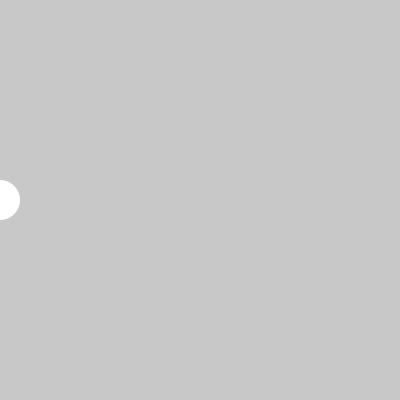
Frame 1 (no input)
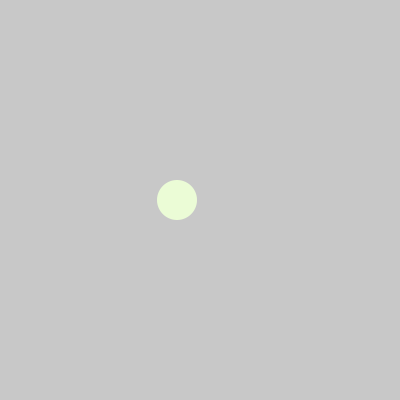
Frame 60 (the mouse pressed at the canvas centre just before this capture)
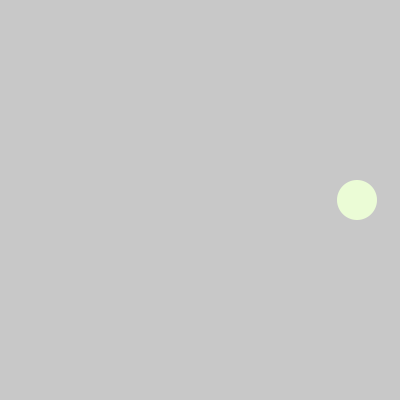
Frame 120 (the mouse held since frame 60 and released just before this capture)

The Processing sketch that drew these frames (run headless with seeded random() and noise(); from frame 60 on, the mouse is pressed at the canvas centre):

// Processing sketch: processing_78169
// ── processing_78169.pde

//variabletyp / name = wert 


int xPos  = 0;


float kommazahl = 0.4;

String textAbschnitt = "creatve coading";

float r = 0;
float b = 0;
float g = 0;


void setup () {
  size(400, 400);

  noStroke();
  
r = random (200,255);
b = random (200,255);
g = random (200, 255);
}


void draw() {
  background(200);
  
  ellipse (xPos, height/2, 40, 40);

  xPos = xPos + 3;


  if (xPos > width){
  xPos = 0;
r = random (200,255);
b = random (200,255);
g = random (200, 255);

  }


fill(r,g,b);


println(xPos);
}
